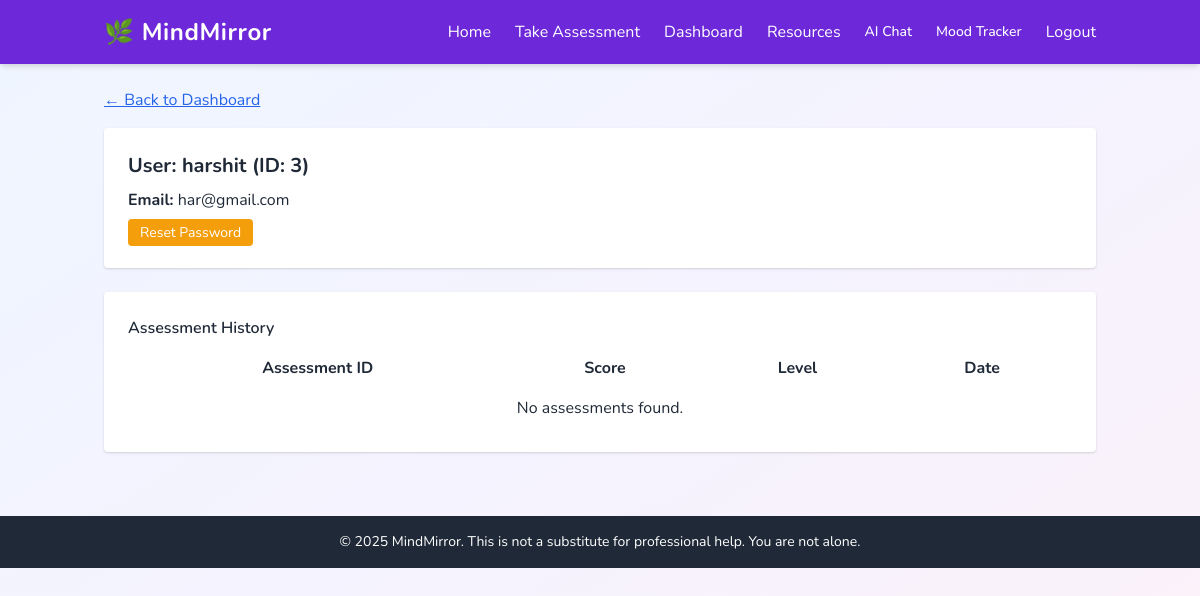
The app's page /admin/user/3 (signed in) with its own data.
### tables this page shows
CREATE TABLE users (
                id INTEGER PRIMARY KEY AUTOINCREMENT,
                name TEXT NOT NULL,
                email TEXT UNIQUE NOT NULL,
                password TEXT NOT NULL
            );

### admin_routes.py (the view)
@admin_bp.route('/user/<int:user_id>')
@admin_login_required
def user_detail(user_id):
    with sqlite3.connect('mindmirror.db') as conn:
        c = conn.cursor()
        c.execute("SELECT id, name, email FROM users WHERE id = ?", (user_id,))
        user = c.fetchone()
        c.execute("SELECT id, score, level, created_at FROM assessments WHERE user_id = ? ORDER BY created_at DESC", (user_id,))
        assessments = c.fetchall()
    return render_template('user_detail.html', user=user, assessments=assessments)

### admin_routes.py (called while the page is built)
def admin_login_required(f):
    from functools import wraps
    @wraps(f)
    def decorated_function(*args, **kwargs):
        if not session.get('admin'):
            return redirect(url_for('admin.admin_login'))
        return f(*args, **kwargs)
    return decorated_function

### templates/user_detail.html (shortened to what this page needs)
{% extends "base.html" %}
{% block content %}
<a href="{{ url_for('admin.admin_dashboard') }}" class="text-blue-600 underline mb-4 inline-block">&larr; Back to Dashboard</a>
<div class="bg-white p-6 rounded shadow mb-6">
    <h2 class="text-xl font-bold mb-2">User: {{ user[1] }} (ID: {{ user[0] }})</h2>
    <p class="mb-2"><strong>Email:</strong> {{ user[2] }}</p>
    <a href="{{ url_for('admin.reset_password', user_id=user[0]) }}" class="bg-yellow-500 text-white px-3 py-1 rounded hover:bg-yellow-600 text-sm">Reset Password</a>
</div>
<div class="bg-white p-6 rounded shadow">
    <h3 class="font-semibold mb-2">Assessment History</h3>
    <table class="min-w-full">
        <thead>
            <tr>
                <th class="py-2 px-4">Assessment ID</th>
                <th class="py-2 px-4">Score</th>
                <th class="py-2 px-4">Level</th>
                <th class="py-2 px-4">Date</th>
            </tr>
        </thead>
        <tbody>
            {% for a in assessments %}
            <tr class="border-t">
                <td class="py-2 px-4">{{ a[0] }}</td>
                <td class="py-2 px-4">{{ a[1] }}</td>
                <td class="py-2 px-4">{{ a[2] }}</td>
                <td class="py-2 px-4">{{ a[3] }}</td>
            </tr>
            {% else %}
            <tr>
                <td colspan="4" class="py-2 px-4 text-center">No assessments found.</td>
            </tr>
            {% endfor %}
        </tbody>
    </table>
</div>
{% endblock %}

### templates/base.html (style rules this page uses)
body { font-family: 'Nunito', sans-serif; }

### records on screen
users: name "harshit", id "3", email "har@gmail.com"
